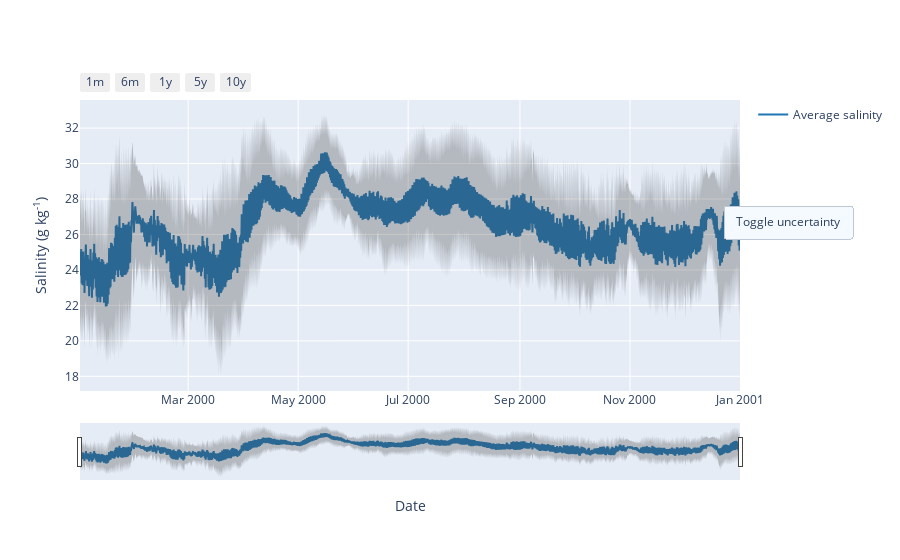

Notebook cell for this chart:
### Markdown cell above
## Plot the salinity

### Code cell
plot_salinity(path_root)

### Figure 1 — Plotly figure (JSON) as saved in the notebook; plotly's stock layout.template omitted (floating-point values rounded to 4 significant figures; data arrays with more than 128 entries replaced by an {"elided": "..."} marker saying what was removed)
{"data": [{"line": {"color": "rgb(31, 119, 180)"}, "mode": "lines", "name": "Average salinity", "type": "scatter", "x": {"elided": "8784 str values"}, "y": {"elided": "8784 float values"}}, {"line": {"width": 0}, "marker": {"color": "#444"}, "mode": "lines", "name": "Upper Bound", "showlegend": false, "type": "scatter", "x": {"elided": "8784 str values"}, "y": {"elided": "8784 float values"}}, {"fill": "tonexty", "fillcolor": "rgba(68, 68, 68, 0.3)", "line": {"width": 0}, "marker": {"color": "#444"}, "mode": "lines", "name": "Lower Bound", "showlegend": false, "type": "scatter", "x": {"elided": "8784 str values"}, "y": {"elided": "8784 float values"}}], "layout": {"hovermode": "x", "updatemenus": [{"buttons": [{"args": [{"visible": true}, [1, 2]], "args2": [{"visible": "legendonly"}, [1, 2]], "label": "Toggle uncertainty", "method": "restyle", "visible": true}], "direction": "left", "pad": {"r": 10, "t": 10}, "showactive": true, "type": "buttons", "x": 1.08, "xanchor": "center", "y": 0.6, "yanchor": "middle"}], "xaxis": {"rangeselector": {"buttons": [{"count": 1, "label": "1m", "step": "month", "stepmode": "backward"}, {"count": 6, "label": "6m", "step": "month", "stepmode": "backward"}, {"count": 1, "label": "1y", "step": "year", "stepmode": "backward"}, {"count": 5, "label": "5y", "step": "year", "stepmode": "backward"}, {"count": 10, "label": "10y", "step": "year", "stepmode": "backward"}]}, "rangeslider": {"visible": true}, "title": {"text": "Date"}}, "yaxis": {"title": {"text": "Salinity (g kg<sup>-1</sup>)"}}}}
